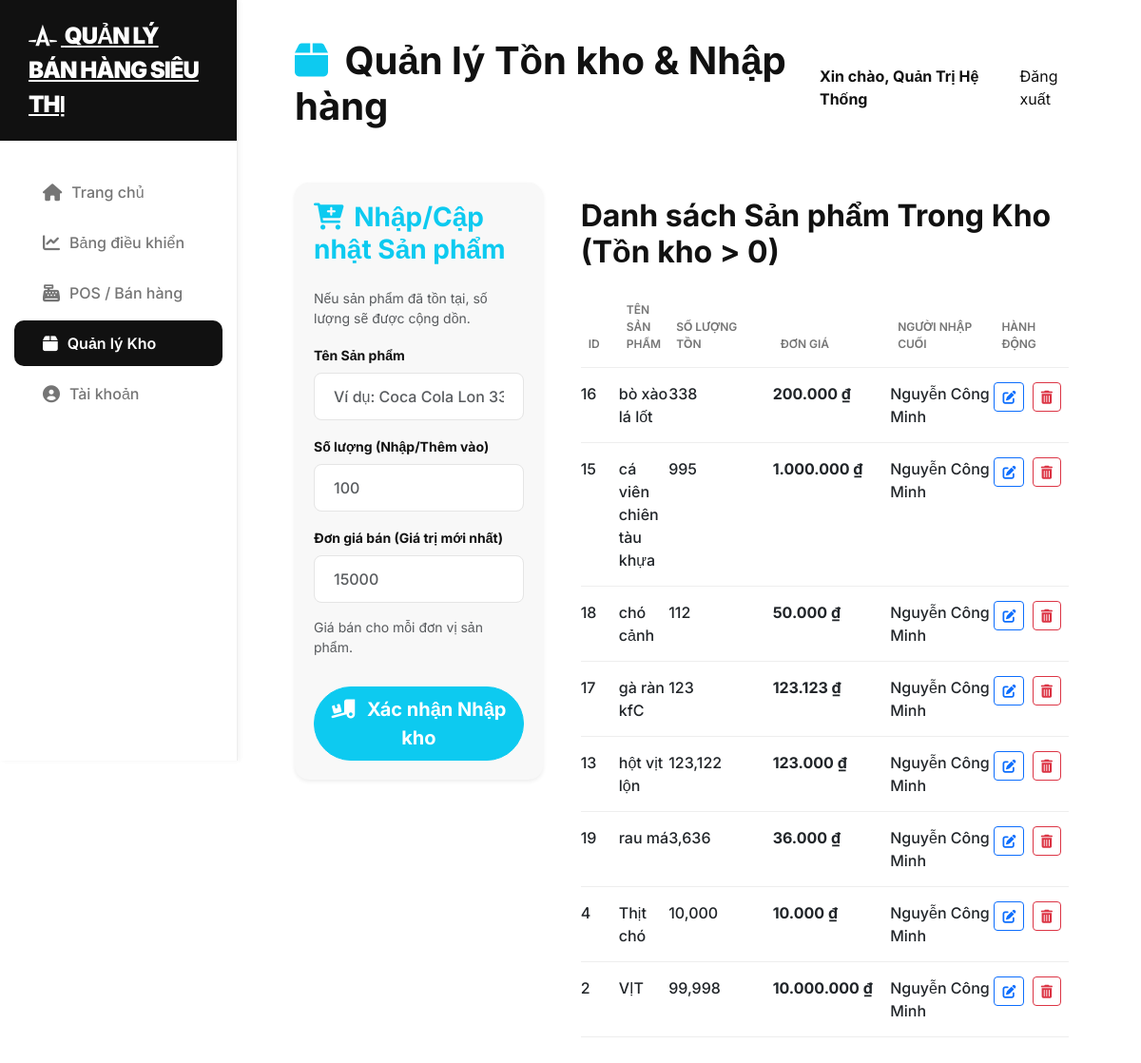
The app's page /inventory.php (signed in) with its own data.
### tables this page shows
CREATE TABLE `products` (
  `id` int(11) UNSIGNED NOT NULL,
  `user_id` int(11) UNSIGNED DEFAULT NULL,
  `name` varchar(255) NOT NULL,
  `sku` varchar(50) DEFAULT NULL,
  `price` decimal(10,2) NOT NULL,
  `stock_quantity` int(11) NOT NULL DEFAULT 0,
  `created_at` timestamp NOT NULL DEFAULT current_timestamp()
);

CREATE TABLE `users` (
  `id` int(11) UNSIGNED NOT NULL,
  `username` varchar(50) NOT NULL,
  `password` varchar(255) NOT NULL,
  `fullname` varchar(100) DEFAULT NULL,
  `email` varchar(100) DEFAULT NULL,
  `role` varchar(50) NOT NULL DEFAULT 'staff',
  `created_at` timestamp NOT NULL DEFAULT current_timestamp()
);

### config.php (called while the page is built, shortened)
<?php
function getCurrentUser() {
    return isset($_SESSION['user_name']) ? $_SESSION['user_name'] : 'Khách';
}

### inventory.php (the view, shortened to what this page needs)
<?php
require_once 'config.php';
$products = [];
$low_stock_threshold = 10;
try {
    $sql = "
        SELECT
            p.id, p.name, p.stock_quantity, p.price, p.created_at,
            u.fullname as created_by
        FROM products p
        LEFT JOIN users u ON p.user_id = u.id
        WHERE p.stock_quantity > 0
        ORDER BY p.name ASC
    ";
    $stmt = $pdo->prepare($sql);
    $stmt->execute();
    $products = $stmt->fetchAll();
} catch (PDOException $e) {
    $error = "LỖI TRUY VẤN CSDL: " . $e->getMessage() . ". Vui lòng kiểm tra lại cấu trúc bảng.";
}
function formatCurrency($amount) {
    return number_format($amount, 0, ',', '.') . ' ' . CURRENCY;
}
?>
<!DOCTYPE html>
<html lang="vi">
<head>
    <link href="https://cdn.jsdelivr.net/npm/bootstrap@5.3.0/dist/css/bootstrap.min.css" rel="stylesheet">
    <link rel="stylesheet" href="https://cdnjs.cloudflare.com/ajax/libs/font-awesome/6.0.0/css/all.min.css">
    <link rel="stylesheet" href="style.css">
</head>
<body>
<div class="sidebar d-none d-md-block">
    <a href="index.php" class="brand-logo">
        <i class="fab fa-autoprefixer"></i> <?php echo APP_NAME; ?>
    </a>
    <nav class="nav flex-column">
        <a class="nav-link" href="index.php"><i class="fas fa-home"></i> Trang chủ</a>
        <a class="nav-link" href="admin_dashboard.php"><i class="fas fa-chart-line"></i> Bảng điều khiển</a>
        <a class="nav-link" href="sales.php"><i class="fas fa-cash-register"></i> POS / Bán hàng</a>
        <a class="nav-link active" href="inventory.php"><i class="fas fa-box"></i> Quản lý Kho</a>
        <a class="nav-link" href="account.php"><i class="fas fa-user-circle"></i> Tài khoản</a>
    </nav>
</div>
<div class="main-content">
    <div class="d-flex justify-content-between align-items-center mb-5">
        <h1 class="fw-bold"><i class="fas fa-box me-2 text-info"></i> Quản lý Tồn kho & Nhập hàng</h1>
        <div class="ms-auto d-flex align-items-center">
            <span class="me-3 fw-bold">Xin chào, <?php echo getCurrentUser(); ?></span>
            <a href="logout.php" class="btn-outline-app">Đăng xuất</a>
        </div>
    </div>
    <div class="row g-4 mb-5">
        <div class="col-lg-4">
            <div class="inventory-card shadow-sm">
                <h3 class="fw-bold mb-4 text-info"><i class="fas fa-cart-plus me-1"></i> Nhập/Cập nhật Sản phẩm</h3>
                <p class="text-muted small">Nếu sản phẩm đã tồn tại, số lượng sẽ được cộng dồn.</p>
                <form action="inventory.php" method="POST" class="product-form">
                    <div class="form-group">
                        <label class="form-label small fw-bold">Tên Sản phẩm</label>
                        <input type="text" name="name" class="form-control" placeholder="Ví dụ: Coca Cola Lon 330ml" required maxlength="255">
                    </div>
                    <div class="form-group">
                        <label class="form-label small fw-bold">Số lượng (Nhập/Thêm vào)</label>
                        <input type="number" name="quantity" class="form-control" placeholder="100" required min="1">
                    </div>
                    <div class="form-group">
                        <label class="form-label small fw-bold">Đơn giá bán (Giá trị mới nhất)</label>
                        <input type="number" name="price" class="form-control" placeholder="15000" required min="1000">
                        <div class="form-text">Giá bán cho mỗi đơn vị sản phẩm.</div>
                    </div>
                    <button type="submit" class="btn btn-lg btn-info w-100 mt-3 rounded-pill fw-bold text-white">
                        <i class="fas fa-truck-loading me-2"></i> Xác nhận Nhập kho
                    </button>
                </form>
            </div>
        </div>
        <div class="col-lg-8">
            <div class="p-3">
                <h2 class="fw-bold mb-4">Danh sách Sản phẩm Trong Kho (Tồn kho > 0)</h2>
                <table class="table table-inventory w-100">
                   <thead>
                        <tr>
                            <th width="50">ID</th>
                            <th>Tên Sản phẩm</th>
                            <th width="150">Số lượng Tồn</th>
                            <th width="150">Đơn giá</th>
                            <th width="150">Người Nhập cuối</th>
                            <th width="100">Hành động</th>
                        </tr>
                    </thead>
                    <tbody>
                        <?php if (empty($products)): ?>
                            <tr>
                                <td colspan="6" class="text-center text-muted py-5">Kho hàng trống. Vui lòng thêm sản phẩm mới.</td>
                            </tr>
                        <?php else: ?>
                            <?php foreach ($products as $p): ?>
                            <?php
                                $is_low_stock = $p['stock_quantity'] <= $low_stock_threshold;
                                $row_class = $is_low_stock ? 'low-stock' : '';
                            ?>
                            <tr class="<?php echo $row_class; ?>">
                                <td><?php echo htmlspecialchars($p['id']); ?></td>
                                <td>
                                    <?php echo htmlspecialchars($p['name']); ?>
                                </td>
                                <td>
                                    <span class="stock-qty"><?php echo number_format($p['stock_quantity']); ?></span>
                                </td>
                                <td class="fw-bold text-dark"><?php echo formatCurrency($p['price']); ?></td>
                                <td><?php echo htmlspecialchars($p['created_by'] ?? 'Hệ thống'); ?></td>
                                <td>
                                    <button class="btn btn-sm btn-outline-primary me-1"
                                            data-bs-toggle="modal"
                                            data-bs-target="#editProductModal"
                                            data-id="<?php echo $p['id']; ?>"
                                            data-name="<?php echo htmlspecialchars($p['name']); ?>"
                                            data-qty="<?php echo $p['stock_quantity']; ?>"
                                            data-price="<?php echo $p['price']; ?>"
                                            title="Sửa">
                                        <i class="fas fa-edit"></i>
                                    </button>
                                    <button class="btn btn-sm btn-outline-danger"
                                            data-bs-toggle="modal"
                                            data-bs-target="#deleteProductModal"
                                            data-id="<?php echo $p['id']; ?>"
                                            data-name="<?php echo htmlspecialchars($p['name']); ?>"
                                            title="Xóa">
                                        <i class="fas fa-trash-alt"></i>
                                    </button>
                                </td>
                            </tr>
                            <?php endforeach; ?>
                        <?php endif; ?>
                    </tbody>
                </table>
            </div>
        </div>
    </div>
</div>
</body>
</html>

### style.css (style rules this page uses)
:root { --app-black: #111111; --app-gray: #757575; --bg-color: #ffffff; --card-bg: #f8f8f8; --border-radius-lg: 15px; --transition-speed: 0.3s; }
body { font-family: 'Inter', sans-serif; height: 100vh; overflow-x: hidden; background-color: var(--bg-color); color: var(--app-black); }
h1, h2, h3, h4, h5, h6 { color: var(--app-black); }
p { color: var(--app-gray); }
a { color: var(--app-black); text-decoration: none; }
.form-control { height: 50px; border-radius: var(--border-radius-lg); border: 1px solid #e5e5e5; margin-bottom: 15px; font-weight: 500; padding: 10px 20px; }
.sidebar { height: 100vh; position: fixed; width: 250px; padding-top: 0; border-right: 1px solid #eee; background-color: var(--bg-color); box-shadow: 2px 0 5px rgba(0, 0, 0, 0.05); }
.brand-logo { font-weight: 900; font-size: 24px; padding: 20px 30px; margin-bottom: 30px; letter-spacing: -1px; text-transform: uppercase; background-color: var(--app-black); color: white; display: block; text-decoration: none; transition: all var(--transition-speed); }
.brand-logo i { margin-right: 5px; }
.sidebar .nav-link { padding: 12px 30px; color: var(--app-gray); font-weight: 500; display: flex; align-items: center; transition: all var(--transition-speed); border-radius: var(--border-radius-lg); margin: 0 15px 5px 15px; }
.sidebar .nav-link i { margin-right: 10px; font-size: 18px; }
.sidebar .nav-link:hover, .sidebar .nav-link.active { background-color: var(--app-black); color: white; font-weight: 600; }
.main-content { margin-left: 250px; padding: 40px 60px; background-color: var(--bg-color); }

### inventory.php (style rules this page uses)
.product-form .form-group { margin-bottom: 15px; }
.product-form .form-control { border-radius: 8px; }
.inventory-card { background-color: var(--card-bg); border: none; padding: 20px; border-radius: var(--border-radius-lg); }
.table-inventory th { font-weight: 600; color: var(--app-gray); border-bottom: 1px solid #eee; text-transform: uppercase; font-size: 12px; padding-bottom: 15px; }
.table-inventory td { padding: 15px 0; font-weight: 500; border-bottom: 1px solid #eee; }
.sidebar .nav-link:nth-child(4) { background-color: var(--app-black); color: white; border-radius: 10px; }

### records on screen
products: id "16", name "bò xào lá lốt", stock_quantity "338", price "200.000 ₫", user.fullname "Nguyễn Công Minh"
products: id "15", name "cá viên chiên tàu khựa", stock_quantity "995", price "1.000.000 ₫", user.fullname "Nguyễn Công Minh"
products: id "18", name "chó cảnh", stock_quantity "112", price "50.000 ₫", user.fullname "Nguyễn Công Minh"
products: id "17", name "gà ràn kfC", stock_quantity "123", price "123.123 ₫", user.fullname "Nguyễn Công Minh"
products: id "13", name "hột vịt lộn", stock_quantity "123,122", price "123.000 ₫", user.fullname "Nguyễn Công Minh"
products: id "19", name "rau má", stock_quantity "3,636", price "36.000 ₫", user.fullname "Nguyễn Công Minh"
products: id "4", name "Thịt chó", stock_quantity "10,000", price "10.000 ₫", user.fullname "Nguyễn Công Minh"
products: id "2", name "VỊT", stock_quantity "99,998", price "10.000.000 ₫", user.fullname "Nguyễn Công Minh"

### other values on screen
APP_NAME "QUẢN LÝ BÁN HÀNG SIÊU THỊ"
getCurrentUser() "Quản Trị Hệ Thống"
